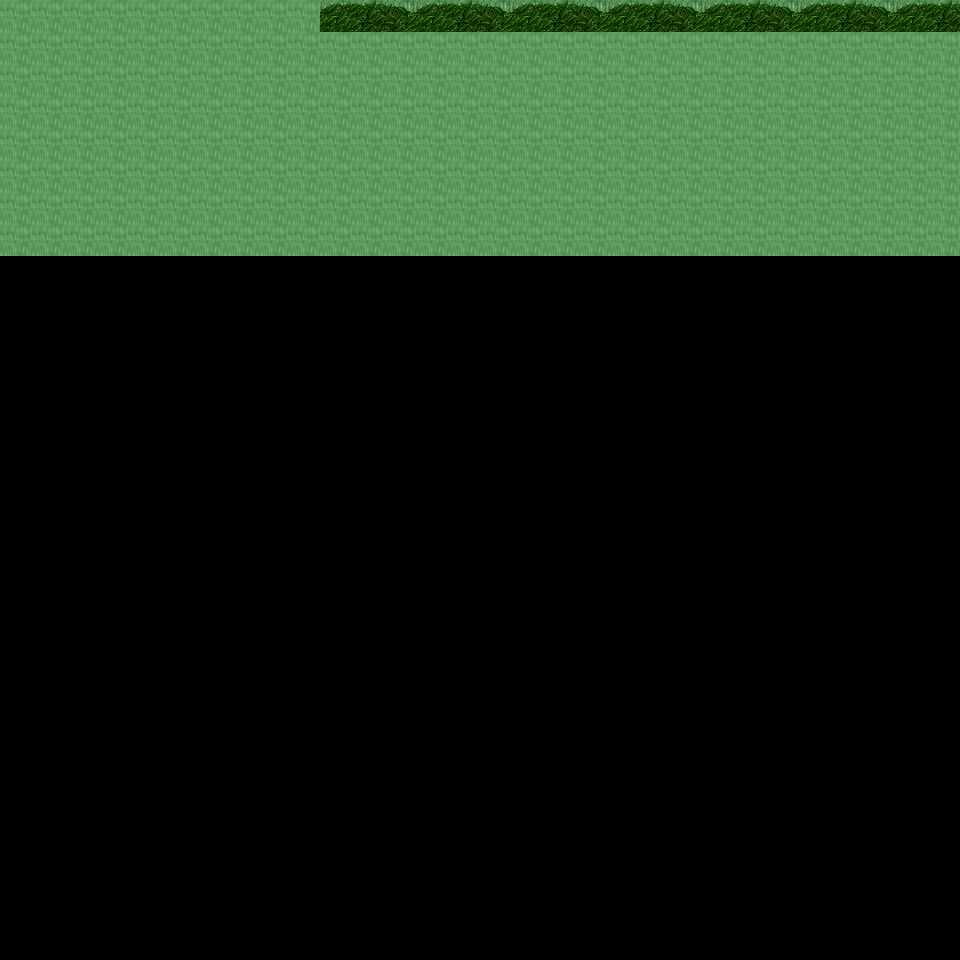

This is a level from a 2D game, rendered from its Tiled map with the project's own tilesets. A one-line summary and the map file follow, with tile-layer data summarised:
An orthogonal 30x30 tile map with 32x32 px tiles, 6 tile layers (Ground, Object, Object2, Above, ...), 53 tilesets and 4 objects (4x mapExit).

<map version="1.0" orientation="orthogonal" renderorder="right-down" width="30" height="30" tilewidth="32" tileheight="32" nextobjectid="5">
  <tileset firstgid="1" name="tileset_ground_ground" tilewidth="32" tileheight="32" tilecount="33" columns="3">
    <image source="../drawable/tileset_ground_ground.png" width="96" height="352" />
  </tileset>
  <tileset firstgid="34" name="tileset_building_castle" tilewidth="32" tileheight="32" tilecount="320" columns="20">
    <image source="../drawable/tileset_building_castle.png" width="640" height="512" />
  </tileset>
  <tileset firstgid="354" name="tileset_ground_square_patch" tilewidth="32" tileheight="32" tilecount="9" columns="3">
    <image source="../drawable/tileset_ground_square_patch.png" width="96" height="96" />
  </tileset>
  <tileset firstgid="363" name="tileset_building_decoration_banner" tilewidth="32" tileheight="32" tilecount="12" columns="1">
    <image source="../drawable/tileset_building_decoration_banner.png" width="32" height="384" />
  </tileset>
  <tileset firstgid="375" name="tileset_ground_water_pool" tilewidth="32" tileheight="32" tilecount="72" columns="3">
    <image source="../drawable/tileset_ground_water_pool.png" width="96" height="768" />
  </tileset>
  <tileset firstgid="447" name="tileset_building_wall_wall_brown" tilewidth="32" tileheight="32" tilecount="12" columns="3">
    <image source="../drawable/tileset_building_wall_wall_brown.png" width="96" height="128" />
  </tileset>
  <tileset firstgid="459" name="tileset_plant_grasses" tilewidth="32" tileheight="32" tilecount="6" columns="3">
    <image source="../drawable/tileset_plant_grasses.png" width="96" height="64" />
  </tileset>
  <tileset firstgid="465" name="tileset_plant_flower_daisy_white" tilewidth="32" tileheight="32" tilecount="8" columns="2">
    <image source="../drawable/tileset_plant_flower_daisy_white.png" width="64" height="128" />
  </tileset>
  <tileset firstgid="473" name="tileset_plant_tree_tree_darkgreen" tilewidth="32" tileheight="32" tilecount="88" columns="8">
    <image source="../drawable/tileset_plant_tree_tree_darkgreen.png" width="256" height="352" />
  </tileset>
  <tileset firstgid="561" name="tileset_plant_flower_daisy_red" tilewidth="32" tileheight="32" tilecount="8" columns="2">
    <image source="../drawable/tileset_plant_flower_daisy_red.png" width="64" height="128" />
  </tileset>
  <tileset firstgid="569" name="tileset_ground_grass_edges" tilewidth="32" tileheight="32" tilecount="36" columns="12">
    <image source="../drawable/tileset_ground_grass_edges.png" width="384" height="96" />
  </tileset>
  <tileset firstgid="605" name="tileset_ground_grass_corners" tilewidth="32" tileheight="32" tilecount="24" columns="6">
    <image source="../drawable/tileset_ground_grass_corners.png" width="192" height="128" />
  </tileset>
  <tileset firstgid="629" name="tileset_plant_bush_hedge" tilewidth="32" tileheight="32" tilecount="35" columns="5">
    <image source="../drawable/tileset_plant_bush_hedge.png" width="160" height="224" />
  </tileset>
  <tileset firstgid="664" name="tileset_ground_rock_pebbles" tilewidth="32" tileheight="32" tilecount="3" columns="1">
    <image source="../drawable/tileset_ground_rock_pebbles.png" width="32" height="96" />
  </tileset>
  <tileset firstgid="667" name="tileset_plant_bush_bushes" tilewidth="32" tileheight="32" tilecount="10" columns="5">
    <image source="../drawable/tileset_plant_bush_bushes.png" width="160" height="64" />
  </tileset>
  <tileset firstgid="677" name="tileset_building_roof_red" tilewidth="32" tileheight="32" tilecount="20" columns="5">
    <image source="../drawable/tileset_building_roof_red.png" width="160" height="128" />
  </tileset>
  <tileset firstgid="697" name="tileset_plant_flower_daisy_yellow" tilewidth="32" tileheight="32" tilecount="8" columns="2">
    <image source="../drawable/tileset_plant_flower_daisy_yellow.png" width="64" height="128" />
  </tileset>
  <tileset firstgid="705" name="tileset_plant_leaves" tilewidth="32" tileheight="32" tilecount="8" columns="4">
    <image source="../drawable/tileset_plant_leaves.png" width="128" height="64" />
  </tileset>
  <tileset firstgid="713" name="tileset_item_corpse_skull_pale" tilewidth="32" tileheight="32" tilecount="2" columns="2">
    <image source="../drawable/tileset_item_corpse_skull_pale.png" width="64" height="32" />
  </tileset>
  <tileset firstgid="715" name="tileset_building_roof_blue" tilewidth="32" tileheight="32" tilecount="20" columns="5">
    <image source="../drawable/tileset_building_roof_blue.png" width="160" height="128" />
  </tileset>
  <tileset firstgid="735" name="tileset_plant_cactus" tilewidth="32" tileheight="32" tilecount="2" columns="1">
    <image source="../drawable/tileset_plant_cactus.png" width="32" height="64" />
  </tileset>
  <tileset firstgid="737" name="tileset_plant_flower_daisy_blue" tilewidth="32" tileheight="32" tilecount="8" columns="2">
    <image source="../drawable/tileset_plant_flower_daisy_blue.png" width="64" height="128" />
  </tileset>
  <tileset firstgid="745" name="tileset_plant_stump_stump_brown" tilewidth="32" tileheight="32" tilecount="4" columns="2">
    <image source="../drawable/tileset_plant_stump_stump_brown.png" width="64" height="64" />
  </tileset>
  <tileset firstgid="749" name="tileset_plant_stump_rectangular" tilewidth="32" tileheight="32" tilecount="4" columns="2">
    <image source="../drawable/tileset_plant_stump_rectangular.png" width="64" height="64" />
  </tileset>
  <tileset firstgid="753" name="tileset_furniture_carpet_border" tilewidth="32" tileheight="32" tilecount="12" columns="3">
    <image source="../drawable/tileset_furniture_carpet_border.png" width="96" height="128" />
  </tileset>
  <tileset firstgid="765" name="tileset_ground_pothole" tilewidth="32" tileheight="32" tilecount="4" columns="4">
    <image source="../drawable/tileset_ground_pothole.png" width="128" height="32" />
  </tileset>
  <tileset firstgid="769" name="tileset_furniture_carpet_carpets" tilewidth="32" tileheight="32" tilecount="8" columns="4">
    <image source="../drawable/tileset_furniture_carpet_carpets.png" width="128" height="64" />
  </tileset>
  <tileset firstgid="777" name="tileset_building_roof_yellow" tilewidth="32" tileheight="32" tilecount="20" columns="5">
    <image source="../drawable/tileset_building_roof_yellow.png" width="160" height="128" />
  </tileset>
  <tileset firstgid="797" name="tileset_plant_stump_stump_green" tilewidth="32" tileheight="32" tilecount="4" columns="2">
    <image source="../drawable/tileset_plant_stump_stump_green.png" width="64" height="64" />
  </tileset>
  <tileset firstgid="801" name="tileset_item_pot_pot_golden_centred" tilewidth="32" tileheight="32" tilecount="3" columns="3">
    <image source="../drawable/tileset_item_pot_pot_golden_centred.png" width="96" height="32" />
  </tileset>
  <tileset firstgid="804" name="tileset_building_roof_green" tilewidth="32" tileheight="32" tilecount="20" columns="5">
    <image source="../drawable/tileset_building_roof_green.png" width="160" height="128" />
  </tileset>
  <tileset firstgid="824" name="tileset_item_statue_fairypool" tilewidth="32" tileheight="32" tilecount="16" columns="2">
    <image source="../drawable/tileset_item_statue_fairypool.png" width="64" height="256" />
  </tileset>
  <tileset firstgid="840" name="tileset_building_window_window_left" tilewidth="32" tileheight="32" tilecount="2" columns="2">
    <image source="../drawable/tileset_building_window_window_left.png" width="64" height="32" />
  </tileset>
  <tileset firstgid="842" name="tileset_building_window_window_long" tilewidth="32" tileheight="32" tilecount="3" columns="3">
    <image source="../drawable/tileset_building_window_window_long.png" width="96" height="32" />
  </tileset>
  <tileset firstgid="845" name="tileset_building_door_door_n" tilewidth="32" tileheight="32" tilecount="6" columns="3">
    <image source="../drawable/tileset_building_door_door_n.png" width="96" height="64" />
  </tileset>
  <tileset firstgid="851" name="tileset_item_postbox" tilewidth="32" tileheight="32" tilecount="4" columns="2">
    <image source="../drawable/tileset_item_postbox.png" width="64" height="64" />
  </tileset>
  <tileset firstgid="855" name="tileset_building_window_window_right" tilewidth="32" tileheight="32" tilecount="2" columns="2">
    <image source="../drawable/tileset_building_window_window_right.png" width="64" height="32" />
  </tileset>
  <tileset firstgid="857" name="tileset_building_decoration_blue_circle" tilewidth="32" tileheight="32" tilecount="4" columns="2">
    <image source="../drawable/tileset_building_decoration_blue_circle.png" width="64" height="64" />
  </tileset>
  <tileset firstgid="861" name="tileset_plant_indoor_flower_baskets" tilewidth="32" tileheight="32" tilecount="3" columns="1">
    <image source="../drawable/tileset_plant_indoor_flower_baskets.png" width="32" height="96" />
  </tileset>
  <tileset firstgid="864" name="tileset_building_decoration_chimney_big" tilewidth="32" tileheight="32" tilecount="2" columns="1">
    <image source="../drawable/tileset_building_decoration_chimney_big.png" width="32" height="64" />
  </tileset>
  <tileset firstgid="866" name="tileset_building_decoration_banner_long" tilewidth="32" tileheight="32" tilecount="3" columns="3">
    <image source="../drawable/tileset_building_decoration_banner_long.png" width="96" height="32" />
  </tileset>
  <tileset firstgid="869" name="tileset_building_decoration_chimney" tilewidth="32" tileheight="32" tilecount="2" columns="1">
    <image source="../drawable/tileset_building_decoration_chimney.png" width="32" height="64" />
  </tileset>
  <tileset firstgid="871" name="tileset_building_decoration_longhorn_skull" tilewidth="32" tileheight="32" tilecount="6" columns="3">
    <image source="../drawable/tileset_building_decoration_longhorn_skull.png" width="96" height="64" />
  </tileset>
  <tileset firstgid="877" name="tileset_building_decoration_library_banner" tilewidth="32" tileheight="32" tilecount="6" columns="3">
    <image source="../drawable/tileset_building_decoration_library_banner.png" width="96" height="64" />
  </tileset>
  <tileset firstgid="883" name="tileset_logic_creature_elf" tilewidth="32" tileheight="32" tilecount="16" columns="8">
    <image source="../drawable/tileset_logic_creature_elf.png" width="256" height="64" />
  </tileset>
  <tileset firstgid="899" name="tileset_logic_portal" tilewidth="32" tileheight="32" tilecount="24" columns="8">
    <image source="../drawable/tileset_logic_portal.png" width="256" height="96" />
  </tileset>
  <tileset firstgid="923" name="tileset_logic_collision" tilewidth="32" tileheight="32" tilecount="1" columns="1">
    <image source="../drawable/tileset_logic_collision.png" width="32" height="32" />
  </tileset>
  <tileset firstgid="924" name="tileset_ground_green_paving" tilewidth="32" tileheight="32" tilecount="18" columns="3">
    <image source="../drawable/tileset_ground_green_paving.png" width="96" height="192" />
  </tileset>
  <tileset firstgid="942" name="tileset_light_door_light" tilewidth="32" tileheight="32" tilecount="12" columns="3">
    <image source="../drawable/tileset_light_door_light.png" width="96" height="128" />
  </tileset>
  <tileset firstgid="954" name="tileset_furniture_light_roots_lamp" tilewidth="32" tileheight="32" tilecount="6" columns="2">
    <image source="../drawable/tileset_furniture_light_roots_lamp.png" width="64" height="96" />
  </tileset>
  <tileset firstgid="960" name="tileset_light_dim_yellow_light_7x5" tilewidth="32" tileheight="32" tilecount="35" columns="7">
    <image source="../drawable/tileset_light_dim_yellow_light_7x5.png" width="224" height="160" />
  </tileset>
  <tileset firstgid="995" name="tileset_light_yellow_light_5x5" tilewidth="32" tileheight="32" tilecount="25" columns="5">
    <image source="../drawable/tileset_light_yellow_light_5x5.png" width="160" height="160" />
  </tileset>
  <tileset firstgid="1020" name="tileset_building_decoration_shop_banners" tilewidth="32" tileheight="32" tilecount="8" columns="8">
    <image source="../drawable/tileset_building_decoration_shop_banners.png" width="256" height="32" />
  </tileset>
  <layer name="Ground" width="30" height="30">
    <data>[900 cells, 240 non-empty, 1 distinct tile ids]</data>
  </layer>
  <layer name="Object" width="30" height="30">
    <data>[900 cells, 0 non-empty, 0 distinct tile ids]</data>
  </layer>
  <layer name="Object2" width="30" height="30">
    <data>[900 cells, 0 non-empty, 0 distinct tile ids]</data>
  </layer>
  <layer name="Above" width="30" height="30">
    <data>[900 cells, 240 non-empty, 22 distinct tile ids]</data>
  </layer>
  <layer name="Above2" width="30" height="30">
    <data>[900 cells, 8 non-empty, 2 distinct tile ids]</data>
  </layer>
  <layer name="Walkable" width="30" height="30">
    <data>[900 cells, 220 non-empty, 1 distinct tile ids]</data>
  </layer>
  <objectgroup name="MapEvents">
    <object id="1" name="north" type="mapExit" x="320" y="0" width="640" height="32">
      <properties>
        <property name="map" value="level_0_x154_y79" />
        <property name="x" value="10" />
        <property name="y" value="28" />
      </properties>
    </object>
    <object id="2" name="west" type="mapExit" x="0" y="256" width="32" height="704">
      <properties>
        <property name="map" value="level_0_x153_y80" />
        <property name="x" value="28" />
        <property name="y" value="8" />
      </properties>
    </object>
    <object id="3" name="east" type="mapExit" x="928" y="0" width="32" height="32">
      <properties>
        <property name="map" value="level_0_x155_y80" />
        <property name="x" value="1" />
        <property name="y" value="0" />
      </properties>
    </object>
    <object id="4" name="east2" type="mapExit" x="928" y="256" width="32" height="704">
      <properties>
        <property name="map" value="level_0_x155_y80" />
        <property name="x" value="1" />
        <property name="y" value="8" />
      </properties>
    </object>
  </objectgroup>
</map>
